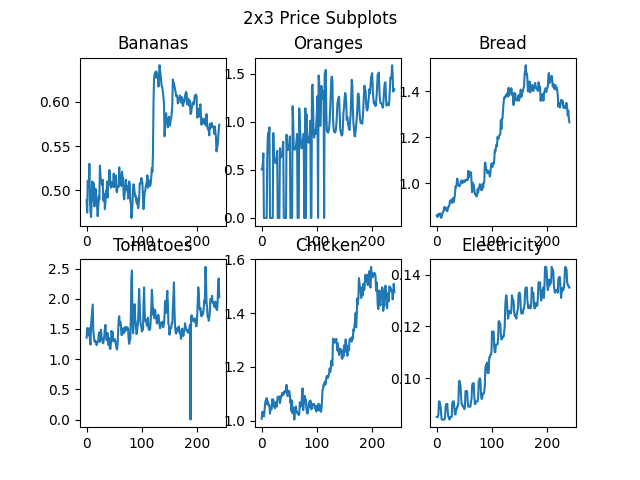

Python code for this plot:
#! /usr/bin/env python3
#
def price_subplots ( ):

#*****************************************************************************80
#
## price_subplots() reads price data and makes 6 subplots.
#
#  Licensing:
#
#    This code is distributed under the MIT license.
#
#  Modified:
#
#    14 March 2023
#
#  Author:
#
#    John Burkardt
#
  import matplotlib.pyplot as plt
  import numpy as np
  import platform

  print ( '' )
  print ( 'price_subplots():' )
  print ( '  python version:     ' + platform.python_version ( ) )
  print ( '  numpy version:      ' + np.version.version )
  print ( '  matplotlib version: ' + matplotlib.__version__ )
  print ( '  Make 6 subplots of price data over time.' )
#
#  Read the data.
#
  price = np.loadtxt ( 'price_data.txt' )

  month_num = price.shape[0]
  month = np.arange ( month_num )

  label = [ \
    'Month', 'Year', 'Bananas', 'Oranges', 'Bread', \
    'Tomatoes', 'Chicken', 'Electricity', 'Eggs', 'Gasoline', \
    'Beef', 'Heating gas', 'Milk' ];
#
#  Plot the data.
#
  m = 2
  n = 3
  f, ax = plt.subplots ( m, n )

  f.suptitle ( '2x3 Price Subplots' )
#
#  Create 6 plots:
#
#  (0,0)  (0,1)  (0,2)
#  (1,0)  (1,1)  (1,2)
#
  k = 1
  for i in range ( 0, m ):
    for j in range ( 0, n ):
      k = k + 1
      ax[i,j].plot ( month, price[:,k] )
      ax[i,j].set_title ( label[k] )

  filename = 'price_subplots.png'
  plt.savefig ( filename )
  print ( '  Graphics saved as "' + filename + '"' )
  plt.show ( block = False )
  plt.close ( )
#
#  Terminate.
#
  print ( '' )
  print ( 'iris_subplots():' )
  print ( '  Normal end of execution.' )
  return

def timestamp ( ):

#*****************************************************************************80
#
## timestamp() prints the date as a timestamp.
#
#  Licensing:
#
#    This code is distributed under the MIT license. 
#
#  Modified:
#
#    06 April 2013
#
#  Author:
#
#    John Burkardt
#
  import time

  t = time.time ( )
  print ( time.ctime ( t ) )

  return

if ( __name__ == '__main__' ):
  timestamp ( )
  price_subplots ( )
  timestamp ( )
 
